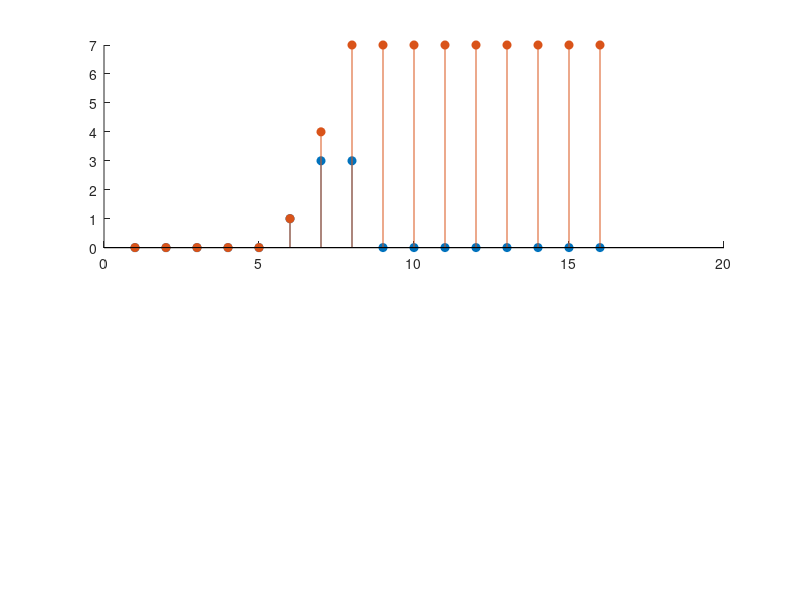

Write MATLAB code to recreate this figure. (Note: this script raises an error after producing the figure.)
%% Experiment - 2
% Example - 1
clc;
clear;
figure;

%% Without using inbuilt function
n = -5 : 10; % Discrete time index
x = [n >= 0] + 2 * [n >= 1] - 3 * [n >= 3];  % Input signal

y = 0;  % y[-1] = 0
for k = 1 : length(n)
	term = y(end) + x(k);
	y = [y term];
end
y = y(2:end);  % Left shift by 1 unit

subplot(211)
hold on;
stem(x, 'filled')
stem(y, 'filled')
hold off;
title('Accumulator response', 'Ashrith 20092016')
legend('Input x[n]', 'Output y[n]')
xlabel('n'), ylabel('Amplitude')

%% With using inbuilt function
n = -5 : 10; % Discrete time index
x = [n >= 0] + 2 * [n >= 1] - 3 * [n >= 3];  % Input signal

y = filter([1], [1, -1], x);

subplot(212)
hold on;
stem(x, 'filled')
stem(y, 'filled')
hold off;
title('Accumulator response', 'Ashrith 20092016')
legend('Input x[n]', 'Output y[n]')
xlabel('n'), ylabel('Amplitude')
